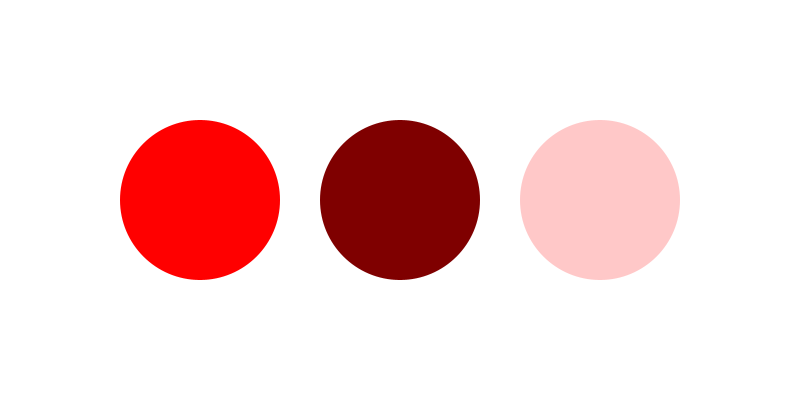
Frame 1 (no input)
Frame 60 (the mouse pressed at the canvas centre just before this capture): identical to frame 1, image omitted
Frame 120 (the mouse held since frame 60 and released just before this capture): identical to frame 1, image omitted

The Processing sketch that drew this single still picture (run headless with seeded random() and noise(); from frame 60 on, the mouse is pressed at the canvas centre):

// Processing sketch: sketch_07_colors
// ── sketch_07_colors.pde
void setup() {

  /*
  size(80, 40);
  background(255);
  noStroke();

  fill(255,0,0);
  ellipse(20,20,16,16);
  
  fill(127,0,0);
  ellipse(40,20,16,16);
  
  fill(255,200,200);
  ellipse(60,20,16,16);
  */
  
  size(800, 400);
  background(255);
  noStroke();

  fill(255,0,0);
  ellipse(200,200,160,160);
  
  fill(127,0,0);
  ellipse(400,200,160,160);
  
  fill(255,200,200);
  ellipse(600,200,160,160);
  
}

void draw() {
}
